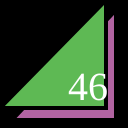
Frame 1 (no input)
Frame 60 (no input): identical to frame 1, image omitted
Frame 120 (the mouse pressed at the canvas centre since frame 60): identical to frame 1, image omitted

The p5.js sketch that drew this single still picture (run headless with seeded random() and noise() and a simulated clock; from frame 60 on, the mouse is pressed at the canvas centre):

// p5.js sketch
// ── sketch.js
function setup() {
  createCanvas(128,128);
}

function draw() {
  background(0);
  strokeWeight(4);
  fill(178, 100, 162);
  triangle(12,120,116,120,116,10);
  fill(94, 185, 84);
  triangle(0,108,106,108,106,0);
  fill(255);
  textSize(40);
  textFont("serif");
  text("46", 68, 100);
}
